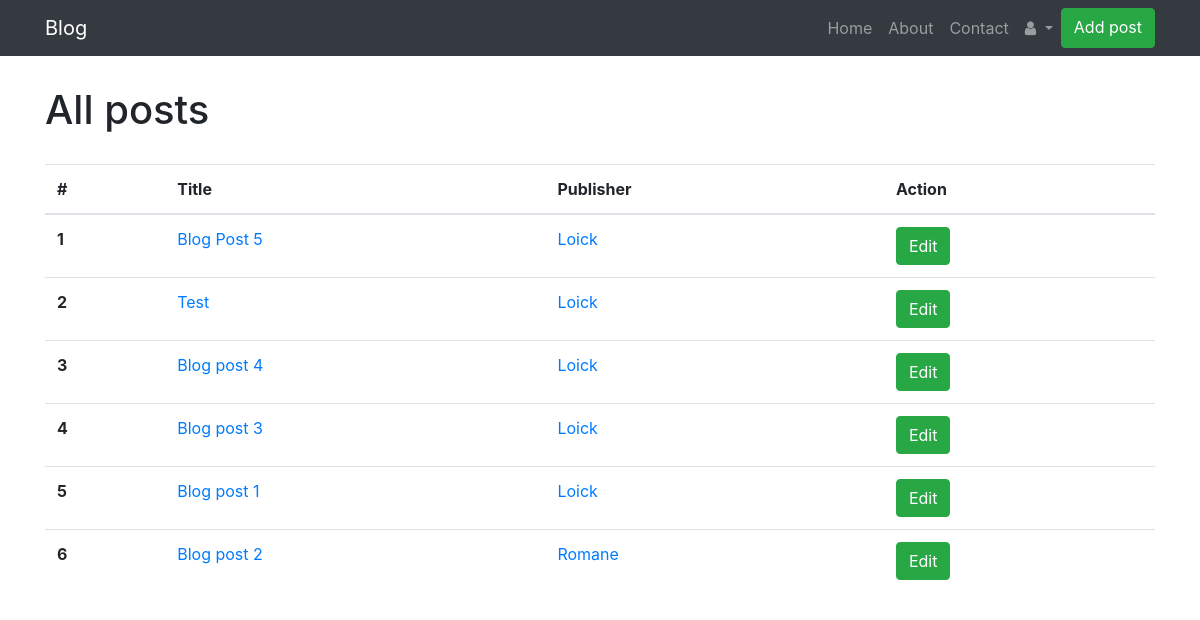
The app's page /dashboard/dashboard.php (signed in) with its own data.
### tables this page shows
CREATE TABLE `posts` (
  `post_id` int NOT NULL AUTO_INCREMENT,
  `title` varchar(255) NOT NULL,
  `date_posted` timestamp NOT NULL DEFAULT CURRENT_TIMESTAMP ON UPDATE CURRENT_TIMESTAMP,
  `user_id` int NOT NULL,
  `image_dir` varchar(255) NOT NULL,
  `category_id` int NOT NULL,
  `content` text NOT NULL,
  PRIMARY KEY (`post_id`)
);

CREATE TABLE `users` (
  `user_id` int NOT NULL AUTO_INCREMENT,
  `user_name` varchar(255) NOT NULL,
  `email` varchar(255) NOT NULL,
  `password` varchar(255) NOT NULL,
  `admin` int NOT NULL DEFAULT '0',
  `redactor` int NOT NULL DEFAULT '0',
  PRIMARY KEY (`user_id`)
);

### dashboard/dashboard.php (the view, shortened to what this page needs)
<?php
    include('config/db_connect.php');
    $post_sql = 'SELECT * FROM posts INNER JOIN users ON posts.user_id = users.user_id ORDER BY post_id DESC';
    $post_result = mysqli_query($conn, $post_sql);
    $posts = mysqli_fetch_all($post_result, MYSQLI_ASSOC);
    $i = 0;
?>
<!DOCTYPE html>
<html lang="en">
<head>
</head>
<body>
    <?php include('../templates/header.php'); ?>
    <?php if(isset($_SESSION['username'])): ?>
        <?php if($user['admin'] == 1): ?>
            <div class="container">
            <div class="header">
                <h1>All posts</h1>
            </div>
            <table class="table">
                <thead>
                    <tr>
                    <th scope="col">#</th>
                    <th scope="col">Title</th>
                    <th scope="col">Publisher</th>
                    <th scope="col">Action</th>
                    </tr>
                </thead>
                <tbody>
                    <?php foreach($posts as $post): ?>
                        <tr>
                            <th scope="row">
                                <?php
                                    $i++;
                                    echo $i;
                                ?>
                            </th>
                            <td><a href=""><?php echo $post['title']; ?></a></td>
                            <td><a href=""><?php echo $post['user_name']; ?></a></td>
                            <td>
                                <a type="button" class="btn btn-success" href="post_detail.php?id=<?php echo $post['post_id'] ?>">Edit</a>
                            </td>
                        </tr>
                    <?php endforeach; ?>
                </tbody>
            </table>
            </div>
        <?php else: ?>
            <h1>You are not admin !</h1>
        <?php endif; ?>
     <?php endif; ?>
</body>
</html>

### dashboard/style.css (style rules this page uses)
.header { margin-top: 30px; margin-bottom: 30px; }

### records on screen
posts: title "Blog Post 5", user.user_name "Loick"
posts: title "Test", user.user_name "Loick"
posts: title "Blog post 4", user.user_name "Loick"
posts: title "Blog post 3", user.user_name "Loick"
posts: title "Blog post 1", user.user_name "Loick"
posts: title "Blog post 2", user.user_name "Romane"
